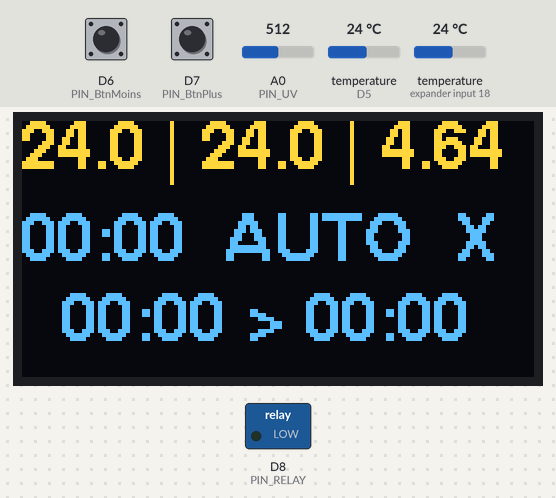
A sketch run on a simulated ESP8266 (NodeMCU). Parts: 128×64 one-colour display, switched loads named in the sketch (green lamp = pin HIGH). Inputs (shaded band) come from the test bench; at power-on: temperature (sensors on D5, expander input 18) 24 °C, A0 (PIN_UV) = 512, D6 (PIN_BtnMoins) HIGH, D7 (PIN_BtnPlus) HIGH. The OLED is the two-colour kind (top 16 rows yellow); WiFi joins after 1.5 s; servers stay silent unless stated; uploads are accepted with an empty reply; what the sketch prints to the serial monitor is not drawn.

Above: at 3.5 s.
3.6 s: temperature (sensor on D5) set to 12 °C
At 8.4 s:
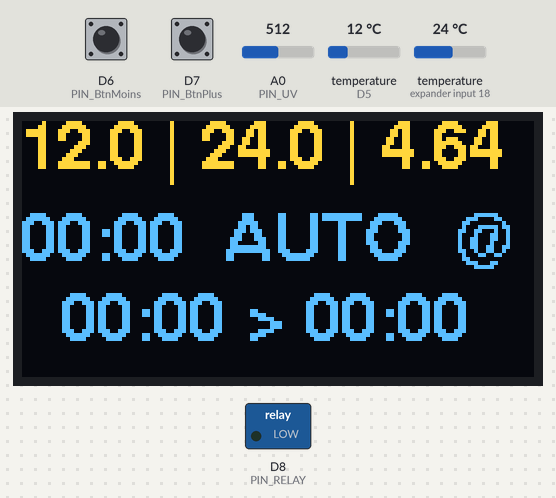
8.7 s: temperature (sensor on expander input 18) set to 12 °C
At 10.0 s:
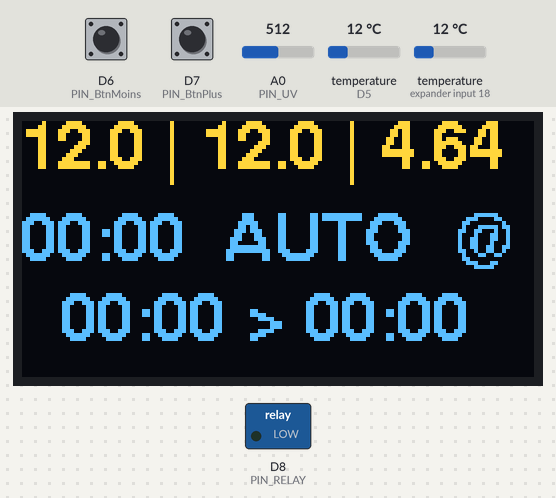
10.7 s: A0 (PIN_UV) set to 716
At 14.0 s:
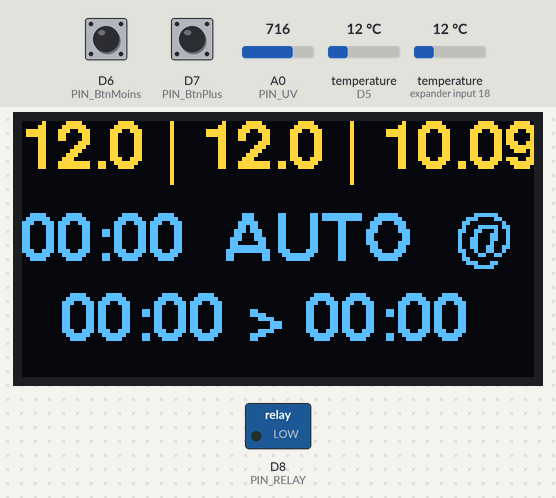
14.3 s: temperature (sensor on D5) set to 19 °C
At 15.8 s:
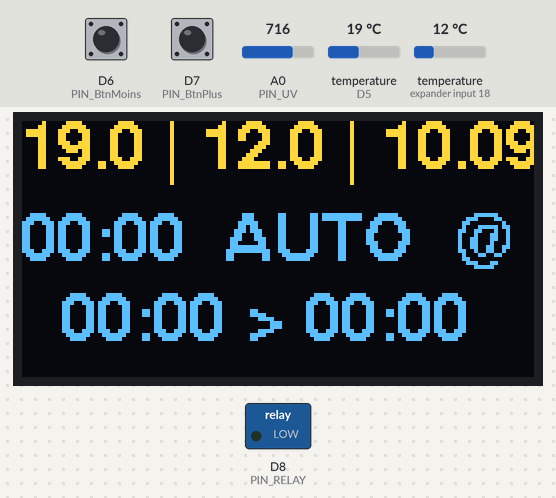
17.0 s: temperature (sensor on expander input 18) set to 19 °C
At 18.7 s:
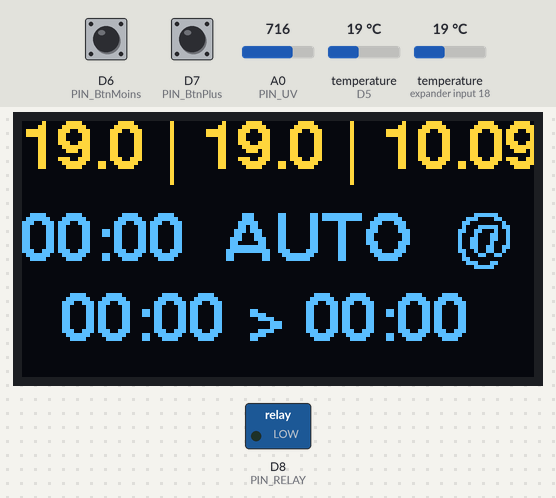
19.7 s: A0 (PIN_UV) set to 900
At 21.6 s:
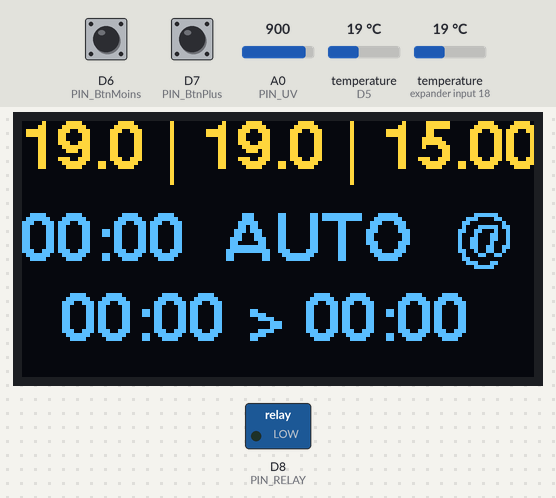
Timing chart, 0 to 23.1 s (numbered marks = the images above; inputs shaded):
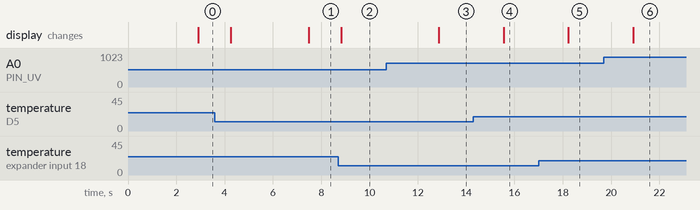

The sketch:

SENSOR-LEZARD__Github_.ino
```cpp
#include <Arduino.h>
#include <math.h>
#include <TimeLib.h>
#include <ArduinoJson.h>

#include <ESP8266WiFi.h>
#include <ESP8266WiFiMulti.h>
#include <ESP8266HTTPClient.h>
#include <WiFiClient.h>

/*#include <DNSServer.h>
#include <ESP8266WebServer.h>
#include <WiFiManager.h>
*/

#define PIN_DZero D4    // LCD PIN D0
#define PIN_DOne D3     // LCD PIN D1
#define PIN_RESET D2    // LCD PIN RST
#define PIN_DC D1       // LCD PIN DC

#define PIN_TEMP D5     // TEMP PIN
#define PIN_BtnMoins D6 // Button -
#define PIN_BtnPlus D7  // Button +
#define PIN_RELAY D8    // RELAY PIN
#define PIN_UV A0       // UV ANALOG PIN

// Temperature sensor
#include <Wire.h>
#include <DallasTemperature.h>
OneWire oneWire(PIN_TEMP); // Setup a oneWire instance to communicate with any OneWire devices
DallasTemperature sensors(&oneWire); // Pass our oneWire reference to Dallas Temperature.

// LCP sensor
#include <U8g2lib.h>
#include <U8x8lib.h>
//U8G2_SSD1306_128X64_NONAME_2_SW_I2C u8g2 (U8G2_R0, D1, D2);
U8G2_SSD1306_128X64_NONAME_F_4W_SW_SPI u8g2(U8G2_R0, PIN_DZero, PIN_DOne, U8X8_PIN_NONE, PIN_DC, PIN_RESET);

ESP8266WiFiMulti WiFiMulti;

/*-----SENSOR VALUES-----*/
float sensorUVvolt ;
float sensorUV ;
float sensorTemp0 ;
float sensorTemp1 ;
String macAddress = "";
String txtWebService = "";
String txtTime ;
String txtSunRise;
String txtSunSet ;
int utcTime ;
int utcSunRise;
int utcSunSet ;
long timeLast = -55000;
bool isInternetConnected = 0;
bool isLampOn = 0;
boolean btnPlus;
boolean btnMoins;

time_t timeNow = now();
int minuteSunRise = 0;
int minuteSunSet = 0;

bool previousBlink = 0;
int menu = 0;
bool freezeMenu = 0;
unsigned int paramMinuteTimeNow;
unsigned int paramMinuteSunRise;
unsigned int paramMinuteSunSet;
int paramLampMode = 0; // AUTO

void setup() {
  Serial.begin(9600);

  digitalWrite(PIN_RELAY, LOW);
  pinMode(PIN_RELAY, OUTPUT);
  digitalWrite(PIN_RELAY, LOW);

  pinMode(PIN_BtnMoins, INPUT_PULLUP);
  pinMode(PIN_BtnPlus, INPUT_PULLUP);

  txtTime = "1990-01-01 00:00:00";
  setTime(txtTime.substring(11, 13).toInt(), txtTime.substring(14, 16).toInt(), txtTime.substring(17, 19).toInt(), txtTime.substring(8, 10).toInt(), txtTime.substring(5, 7).toInt(), txtTime.substring(0, 4).toInt()); // Another way to set

  Serial.setDebugOutput(true);

  Serial.println(".");
  Serial.println(".");
  Serial.println(".");

  sensors.begin();

  u8g2.begin();

  u8g2.clear();

  delay(2000);


  WiFi.mode(WIFI_STA);

  WiFiMulti.addAP("USER", "PASSWORD");
  macAddress = WiFi.macAddress();

}

void GetAllSensorValues() {

  sensorUVvolt = 3.3 * analogRead(PIN_UV) / 1024; ;  //*100/1024;
    sensorUV = mapfloat(sensorUVvolt, 1.09, 2.9, 0.0, 15.0);
    if (sensorUV <= 0 ) sensorUV =0;

  //int sensorTempValue = analogRead(D1);  //*100/1024;
  sensors.requestTemperatures(); // Send the command to get temperature readings
    sensorTemp0 = sensors.getTempCByIndex(0);
    sensorTemp1 = sensors.getTempCByIndex(1);

    if (sensorTemp0 <= 0 ) sensorTemp0 =0;
    if (sensorTemp1 <= 0 ) sensorTemp1 =0;

}


void ActuorAll() {
  if (paramLampMode == 3) {
    digitalWrite(PIN_RELAY, HIGH);
  } else if (paramLampMode == 2) {
    digitalWrite(PIN_RELAY, LOW);
  } else {
    if ( minuteSunSet != minuteSunRise && minuteSunSet != 0 && minuteSunSet > minuteSunRise && year(timeNow) != 1982 && hour(timeNow) + minute(timeNow) !=0 ) {
      if (  minuteSunRise + paramMinuteSunRise <= 60 * hour(timeNow) + minute(timeNow) + paramMinuteTimeNow && 60 * hour(timeNow) + minute(timeNow) + paramMinuteTimeNow <= minuteSunSet + paramMinuteSunSet  ) {
        isLampOn = 1;
        digitalWrite(PIN_RELAY, HIGH);
      } else {
        isLampOn = 0;
        digitalWrite(PIN_RELAY, LOW);
      }
    }
  }
}


//The Arduino Map function but for floats
float mapfloat(float x, float in_min, float in_max, float out_min, float out_max)
{
  return (x - in_min) * (out_max - out_min) / (in_max - in_min) + out_min;
}

void loop() {

  btnPlus = !digitalRead(PIN_BtnPlus);
  btnMoins = !digitalRead(PIN_BtnMoins);

  if ( !freezeMenu && btnMoins==HIGH && btnPlus==HIGH ) {
      if (menu >= 6) {
        menu = 0;
        freezeMenu = 1;
      } else {
        menu++;
        freezeMenu = 1;
      }
  }

  if ( btnMoins==LOW || btnPlus==LOW) {
    freezeMenu = 0;
  }

  if (menu != 0) {
    previousBlink = !previousBlink;

    if (menu == 2 && btnMoins==HIGH) { paramMinuteTimeNow=paramMinuteTimeNow-10; }
    if (menu == 2 && btnPlus==HIGH) { paramMinuteTimeNow=paramMinuteTimeNow+10; }
    if (menu == 3 && btnMoins==HIGH) { paramLampMode--; }
    if (menu == 3 && btnPlus==HIGH) { paramLampMode++; }
    if (menu == 5 && btnMoins==HIGH) { paramMinuteSunRise=paramMinuteSunRise-10; }
    if (menu == 5 && btnPlus==HIGH) { paramMinuteSunRise=paramMinuteSunRise+10; }
    if (menu == 6 && btnMoins==HIGH) { paramMinuteSunSet=paramMinuteSunSet-10; }
    if (menu == 6 && btnPlus==HIGH) { paramMinuteSunSet=paramMinuteSunSet+10; }
  } else {
    previousBlink = 0;
  }

  if (paramLampMode>3) {paramLampMode=0;}
  if (paramLampMode<0) {paramLampMode=3;}

  GetAllSensorValues();

  if ( millis()-timeLast >= 60000 ) {

    WebServiceCall("UV", String(sensorUV), "Temp0", String(sensorTemp0), "Temp1", String(sensorTemp1) );

    timeLast = millis();

  }

  ActuorAll();

  DisplayLCD();

  delay(500);
}


void DisplayLCD(){
  String line1 = "";
  String line2 = "";
  String line3 = "";

  float txtTemp0 = round(sensorTemp0*10);
  txtTemp0 = txtTemp0/10;
  float txtTemp1 = round(sensorTemp1*10);
  txtTemp1 = txtTemp1 /10;

  Serial.print(" | btnMoins:");
  Serial.print(btnMoins);
  Serial.print(" | btnPlus:");
  Serial.print(btnPlus);
  Serial.print(" | minute timeNow:");
  Serial.print(minute(timeNow));
  Serial.print(" | A0:");
  Serial.print(sensorUVvolt);
  Serial.print("V ");
  Serial.print(sensorUV);
  Serial.print(" mW/cm² | temp0:");
  Serial.print(sensorTemp0);
  Serial.print("°C | temp1 ");
  Serial.print(sensorTemp1);
  Serial.println("°C");

  u8g2.clearBuffer();
  u8g2.setFont(u8g2_font_helvB12_tf);

  /* ------- LINE 1 ------- */
  if (menu == 1 && previousBlink) line1 = macAddress;
  if (menu != 1) line1 = String(txtTemp0).substring(0, 4) + " | " + String(txtTemp1).substring(0, 4) + " | " + String(sensorUV);

  /* ------- LINE 2 ------- */

  String dsplTime = MinuteToTime(60*hour(timeNow)+minute(timeNow)+paramMinuteTimeNow);
  if (menu == 2 && previousBlink) dsplTime = "__:__";

  String txtLamp = GetLampMode();
  if (menu == 3 && previousBlink) txtLamp = "____";

  String txtInternet = "X";
  if (isInternetConnected) txtInternet = "@";
  if (menu == 4 && previousBlink) txtInternet  = "_";

    line2 = dsplTime+ "  " +txtLamp+ "  " +txtInternet;

  /* ------- LINE 3 ------- */
  String dsplSunRise = MinuteToTime(minuteSunRise+paramMinuteSunRise);
  if (menu == 5 && previousBlink) dsplSunRise  = "__:__";

  String dsplSunSet = MinuteToTime(minuteSunSet+paramMinuteSunSet);
  if (menu == 6 && previousBlink) dsplSunSet  = "__:__";

    line3 = "  " +dsplSunRise+ " > " +dsplSunSet;

  u8g2.drawStr(0,12, line1.c_str() );
  u8g2.drawStr(0,35, line2.c_str() );
  u8g2.drawStr(0,55, line3.c_str() );

  u8g2.sendBuffer();

}

String GetLampMode(){
  if (paramLampMode == 3) {return "ON";}
  else if (paramLampMode == 2) {return "OFF";}
  else {return "AUTO";}

}

String MinuteToTime(int min) {
  int resutHour = min/60;
  int resutMin = min - resutHour*60;
  String resultTime = String(resutHour);

  if (resutHour < 10) {
    resultTime = "0" + String(resutHour);
  }
  if (resutMin < 10 ) {
    resultTime = resultTime + ":0" + String(resutMin);
  } else {
    resultTime = resultTime + ":" + String(resutMin);
  }

  return resultTime;

}


int WebServiceCall(String sensor1Id , String sensor1Value, String sensor2Id , String sensor2Value, String sensor3Id , String sensor3Value) {
  String url = "http://WEBSERVICEADRESS:10010/save?mac=" + macAddress + "&sensor1id=" + sensor1Id + "&sensor1value=" + sensor1Value + "&sensor1id=" + sensor2Id + "&sensor2value=" + sensor2Value + "&sensor3id=" + sensor3Id + "&sensor3value=" + sensor3Value;
  Serial.println("[HTTP] url is:" + url);

  // wait for WiFi connection
  if ((WiFiMulti.run() == WL_CONNECTED)) {
    isInternetConnected = 1;
    WiFiClient client;

    HTTPClient http;

    Serial.print("[HTTP] begin...\n");
      if (http.begin(client, url)) {  // HTTP

      Serial.print("[HTTP] GET...\n");
      // start connection and send HTTP header
      int httpCode = http.GET();

      // httpCode will be negative on error
      if (httpCode > 0) {
        // HTTP header has been send and Server response header has been handled
        Serial.printf("[HTTP] GET... code: %d\n", httpCode);

        // file found at server
        if (httpCode == HTTP_CODE_OK || httpCode == HTTP_CODE_MOVED_PERMANENTLY) {
          String payload = http.getString();
          Serial.print("JSON:" + payload);
          txtWebService= payload;
          StaticJsonDocument<200> doc;
          DeserializationError error = deserializeJson(doc, payload);

          if (error) {
            Serial.print("[HTTP] JSON error ");
            Serial.println(error.c_str());
            //return;
          }

          JsonObject root = doc.as<JsonObject>();
          txtTime = root["time"].as<String>();
          txtSunRise = root["sunRise"].as<String>();
          txtSunSet = root["sunSet"].as<String>();
          minuteSunRise = 60 * txtSunRise.substring(11, 13).toInt() + txtSunRise.substring(14, 16).toInt();
          minuteSunSet = 60 * txtSunSet.substring(11, 13).toInt() + txtSunSet.substring(14, 16).toInt();

          setTime(txtTime.substring(11, 13).toInt(), txtTime.substring(14, 16).toInt(), txtTime.substring(17, 19).toInt(), txtTime.substring(8, 10).toInt(), txtTime.substring(5, 7).toInt(), txtTime.substring(0, 4).toInt()); // Another way to set

        }
      } else {
        Serial.printf("[HTTP] GET... failed, error: %s\n", http.errorToString(httpCode).c_str());
      }

      http.end();
    } else {
      Serial.printf("[HTTP} Unable to connect\n");
      //isInternetConnected = 0;
    }
  } else {
    isInternetConnected = 0;
  }


}
```

Measured:
- after the input at 3.6 s, the display: first changes after 0.66 s (image 1 shows a later state)
- after the input at 8.7 s, the display: changes after 0.12 s (image 2)
- after the input at 10.7 s, the display: changes after 2.2 s (image 3)
- after the input at 14.3 s, the display: changes after 1.2 s (image 4)
- after the input at 17.0 s, the display: changes after 1.2 s (image 5)
- after the input at 19.7 s, the display: changes after 1.2 s (image 6)
